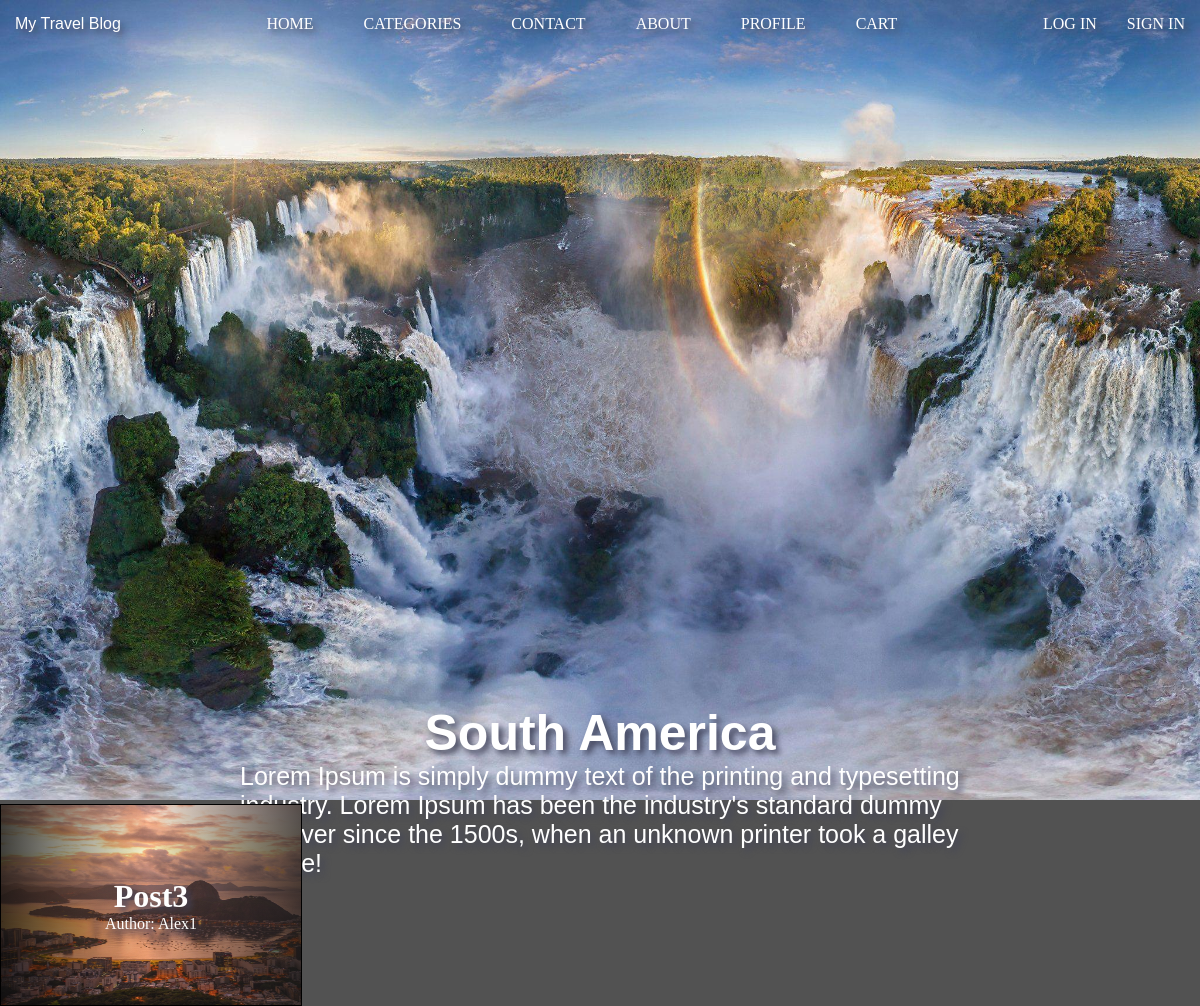
/posts/posts_by_category/5/, run on an earlier commit of the app's database.
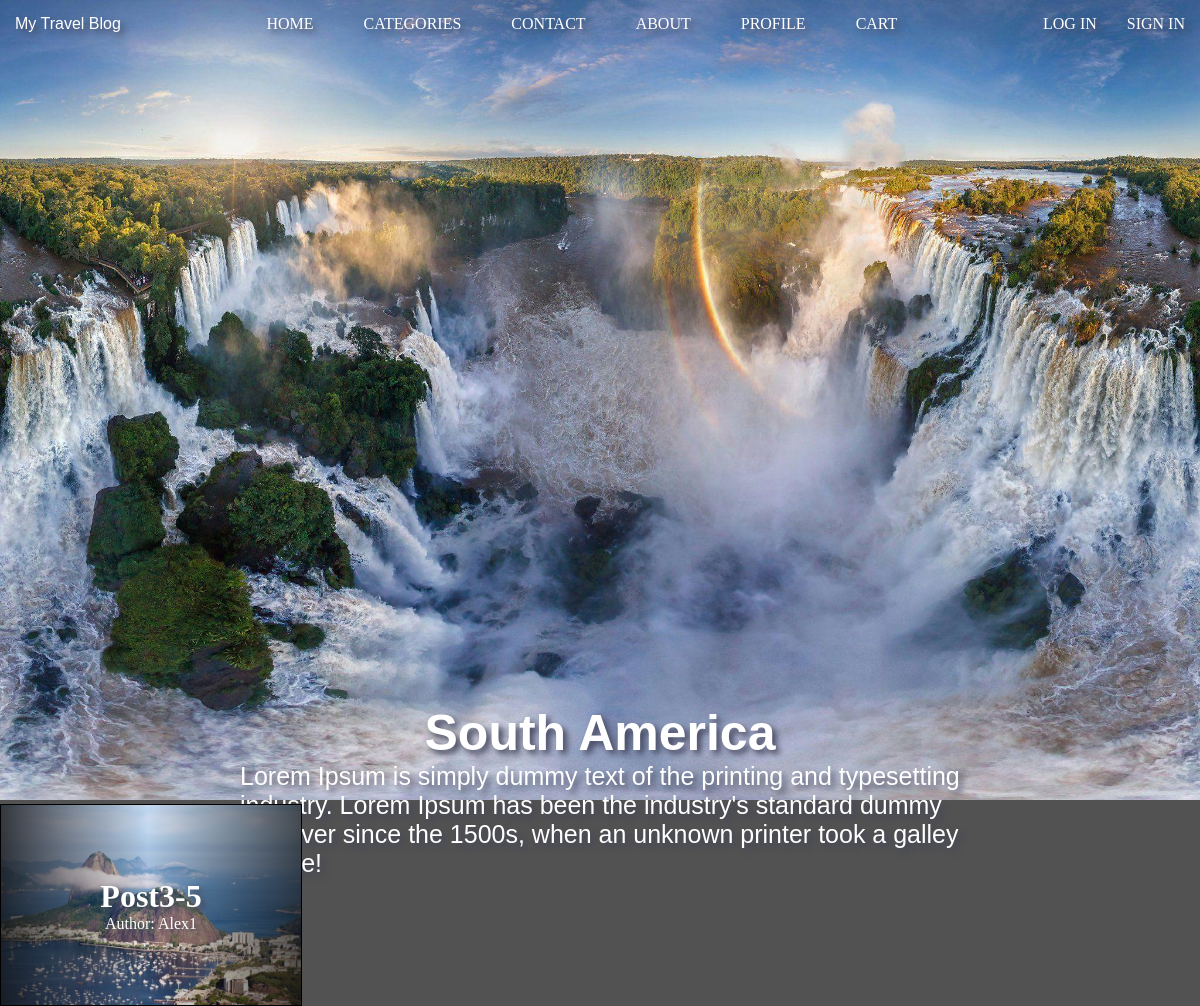
And on a later commit of the database.
### posts/models.py (models this page shows, shortened)
class Category(models.Model):
    name = models.CharField(
        null=True,
        max_length=50
    )
    slug = models.SlugField(
        null=True,
    )
    snippet = models.TextField(
        null=True,
        max_length=200,
    )
    image = models.ImageField(
        null=True,
        upload_to=('categories/%Y/%m/%d')
    )
    image_header = models.ImageField(
        null=True,
        upload_to=('categories/%Y/%m/%d')
    )

class Post(models.Model):
    title = models.CharField(
        null=True,
        max_length=50
    )
    slug = models.SlugField(
        null=True,
    )
    body = models.TextField(
        null=True,
    )
    snippet = models.TextField(
        null=True,
        max_length=200,
    )
    image = models.ImageField(
        null=True,
        upload_to='post_images/%Y/%m/%d'
    )
    category = models.ForeignKey(
        Category,
        on_delete=models.CASCADE,
        null=True,
    )
    author = models.ForeignKey(
        BlogUser,
        on_delete=models.CASCADE,
        null=True,
    )
    views = models.IntegerField(
        default=0,
    )
    def get_absolute_url(self):
        return reverse(
            'post_view',
            kwargs={
                'pk': self.id,
                'cpk': self.category.id,
                'apk': self.author.id,
            }
        )

### users/models.py (models this page shows, shortened)
class BlogUser(AbstractUser):
    photo = models.ImageField(
        null=True,
        upload_to='photo/%Y/%m/%d'
    )
    is_admin = models.BooleanField(
        default=False,
    )
    is_director = models.BooleanField(
        default=False,
    )
    REQUIRED_FIELDS = ['email']

### posts/views.py (the view)
# urls.py: path('posts_by_category/<pk>/', PostsByCategory.as_view(), name='posts_by_category'),
class PostsByCategory(ListView):
    model = Post
    context_object_name = 'posts'
    template_name = 'posts_by_category.html'
    def get_context_data(self, **kwargs):
        context = {
            'posts': Post.objects.filter(category__id=self.kwargs['pk']),
            'categories': Category.objects.filter(id=self.kwargs['pk']),
        }
        return context

### posts/templates/posts_by_category.html (shortened to what this page needs)
{% extends 'base.html' %}
{% load static %}
    {% block content %}
    {% for cat in categories %}
    <div class="top-img">
        <img src="{{ cat.image_header.url }}" alt="">
        <div class="header-txt">
            <h3>{{ cat.name }}</h3>
            <p>{{ cat.snippet }}</p>
        </div>
    </div>
    {% endfor %}
    <div class="post-by-category-container">
        {% for post in posts %}
        <a href="{{ post.get_absolute_url }}">
            <div class="post-container">
            {% if post.image %}
            <img src="{{ post.image.url }}" alt="">
            {% endif %}
            <div class="inside-grid">
                <h1>{{ post.title }}</h1>
                <p>Author: {{ post.author.username }}</p>
            </div>
        </div>
        </a>
        {% endfor %}
    </div>
    {% endblock %}

### templates/base.html (shortened to what this page needs)
{% load static %}
<!DOCTYPE html>
<html lang="en">
<head>
    <link rel="stylesheet" href="{% static 'css/base.css' %}">
</head>
<body>
    {% include 'header.html' %}
    {% block content %}{% endblock %}
</body>
</html>

### templates/header.html (shortened to what this page needs)
{% load static %}
<!DOCTYPE html>
<html lang="en">
<head>
    <link rel="stylesheet" href="{% static 'css/header.css' %}">
</head>
<body>
<header>
    <div class="nav-cont">
        <div class="logo">My Travel Blog</div>
        <div class="nav">
            <ul>
                <li><a href="{% url 'home' %}">HOME</a></li>
                <li><a href="#">CATEGORIES</a></li>
                <li><a href="#">CONTACT</a></li>
                <li><a href="#">ABOUT</a></li>
                <li><a href="#">PROFILE</a></li>
                <li><a href="#">CART</a></li>
            </ul>
        </div>
        <div class="exit">
            <li><a href="#">LOG IN</a></li>
            <li><a href="#">SIGN IN</a></li>
        </div>
    </div>
</header>
</body>
</html>

### static/css/base.css (style rules this page uses)
* { margin: 0; padding: 0; }
body { background-color: #525252; }
.top-img img { width: 100%; height: 100vh; }
.top-img .header-txt { display: flex; flex-direction: column; justify-content: center; align-items: center; position: absolute; top: 70%; width: 60%; margin-left: 20%; color: white; font-family: 'Franklin Gothic Medium', 'Arial Narrow', Arial, sans-serif; font-size: 25px; text-shadow: 4px 4px 6px rgba(66, 68, 90, 1); }
.top-img .header-txt h3 { font-family: 'Franklin Gothic Medium', 'Arial Narrow', Arial, sans-serif; font-size: 50px; text-shadow: 4px 4px 6px rgba(66, 68, 90, 1); }
.post-by-category-container { display: grid; grid-template-columns: repeat(auto-fill, minmax(200px, 25%)); }
.post-container { border: 1px solid black; width: 100%; height: 200px; position: relative; transition: transform; transition-duration: 1.5s; cursor: pointer; }
.post-container img { position: absolute; width: 100%; height: 200px; }
.post-container .inside-grid { width: 100%; height: 200px; position: absolute; display: flex; flex-direction: column; align-items: center; justify-content: center; color: white; background: linear-gradient(90deg, rgba(16,16,17,0.8018557764902836) 0%, rgba(175,175,186,0.06235997817095584) 49%, rgba(27,27,27,0.7458333675266982) 100%); }

### static/css/header.css (style rules this page uses)
* { text-shadow: 4px 4px 6px rgba(66, 68, 90, 1); }
header .nav-cont { display: flex; position: fixed; flex-direction: row; justify-content: space-between; align-items: flex-start; width: 100%; height: 80px; background: rgba(0,0,0,0); border-bottom-style: none; }
.logo { font-family: 'Trebuchet MS', 'Lucida Sans Unicode', 'Lucida Grande', 'Lucida Sans', Arial, sans-serif; color: white; margin: 15px 15px; text-shadow: 4px 4px 6px rgba(66, 68, 90, 1); }
.nav ul { display: flex; flex-direction: row; justify-content: center; margin: 15px 15px; }
.nav ul li { margin: 0 25px; list-style: none; }
a { text-decoration: none; font-family: 'Franklin Gothic Medium'; color: white; text-shadow: 4px 4px 6px rgba(66, 68, 90, 1); }
.exit { display: flex; flex-direction: row; justify-content: center; margin-top: 15px; text-shadow: 4px 4px 6px rgba(66, 68, 90, 1); }
.exit li { list-style: none; margin: 0 15px; text-shadow: 4px 4px 6px rgba(66, 68, 90, 1); }

What changed in the data, as far as the page shows it:
changed Post "Alex1": image: a different picture; title "Post3" → "Post3-5"
